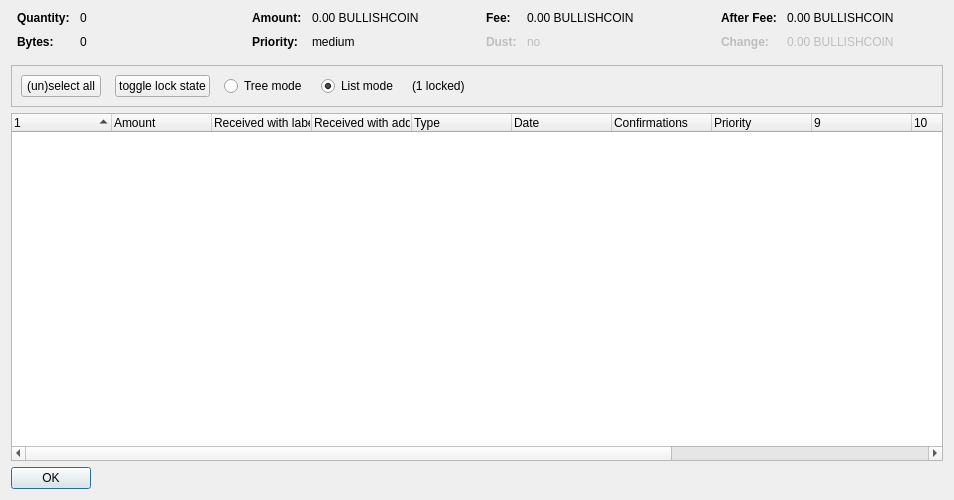
<?xml version="1.0" encoding="UTF-8"?>
<ui version="4.0">
 <class>CoinControlDialog</class>
 <widget class="QDialog" name="CoinControlDialog">
  <property name="geometry">
   <rect>
    <x>0</x>
    <y>0</y>
    <width>954</width>
    <height>500</height>
   </rect>
  </property>
  <property name="windowTitle">
   <string>Coin Selection</string>
  </property>
  <layout class="QVBoxLayout" name="verticalLayout">
   <item>
    <layout class="QHBoxLayout" name="horizontalLayoutTop" stretch="0,0,0,0">
     <property name="topMargin">
      <number>0</number>
     </property>
     <property name="bottomMargin">
      <number>10</number>
     </property>
     <item>
      <layout class="QFormLayout" name="formLayoutCoinControl1">
       <property name="horizontalSpacing">
        <number>10</number>
       </property>
       <property name="verticalSpacing">
        <number>10</number>
       </property>
       <property name="leftMargin">
        <number>6</number>
       </property>
       <property name="rightMargin">
        <number>6</number>
       </property>
       <item row="0" column="0">
        <widget class="QLabel" name="labelCoinControlQuantityText">
         <property name="font">
          <font>
           <weight>75</weight>
           <bold>true</bold>
          </font>
         </property>
         <property name="text">
          <string>Quantity:</string>
         </property>
        </widget>
       </item>
       <item row="0" column="1">
        <widget class="QLabel" name="labelCoinControlQuantity">
         <property name="cursor">
          <cursorShape>IBeamCursor</cursorShape>
         </property>
         <property name="contextMenuPolicy">
          <enum>Qt::ActionsContextMenu</enum>
         </property>
         <property name="text">
          <string notr="true">0</string>
         </property>
         <property name="textInteractionFlags">
          <set>Qt::LinksAccessibleByMouse|Qt::TextSelectableByKeyboard|Qt::TextSelectableByMouse</set>
         </property>
        </widget>
       </item>
       <item row="1" column="0">
        <widget class="QLabel" name="labelCoinControlBytesText">
         <property name="font">
          <font>
           <weight>75</weight>
           <bold>true</bold>
          </font>
         </property>
         <property name="text">
          <string>Bytes:</string>
         </property>
        </widget>
       </item>
       <item row="1" column="1">
        <widget class="QLabel" name="labelCoinControlBytes">
         <property name="cursor">
          <cursorShape>IBeamCursor</cursorShape>
         </property>
         <property name="contextMenuPolicy">
          <enum>Qt::ActionsContextMenu</enum>
         </property>
         <property name="text">
          <string notr="true">0</string>
         </property>
         <property name="textInteractionFlags">
          <set>Qt::LinksAccessibleByMouse|Qt::TextSelectableByKeyboard|Qt::TextSelectableByMouse</set>
         </property>
        </widget>
       </item>
      </layout>
     </item>
     <item>
      <layout class="QFormLayout" name="formLayoutCoinControl2">
       <property name="horizontalSpacing">
        <number>10</number>
       </property>
       <property name="verticalSpacing">
        <number>10</number>
       </property>
       <property name="leftMargin">
        <number>6</number>
       </property>
       <property name="rightMargin">
        <number>6</number>
       </property>
       <item row="0" column="0">
        <widget class="QLabel" name="labelCoinControlAmountText">
         <property name="font">
          <font>
           <weight>75</weight>
           <bold>true</bold>
          </font>
         </property>
         <property name="text">
          <string>Amount:</string>
         </property>
        </widget>
       </item>
       <item row="0" column="1">
        <widget class="QLabel" name="labelCoinControlAmount">
         <property name="cursor">
          <cursorShape>IBeamCursor</cursorShape>
         </property>
         <property name="contextMenuPolicy">
          <enum>Qt::ActionsContextMenu</enum>
         </property>
         <property name="text">
          <string notr="true">0.00 BULLISHCOIN</string>
         </property>
         <property name="textInteractionFlags">
          <set>Qt::LinksAccessibleByMouse|Qt::TextSelectableByKeyboard|Qt::TextSelectableByMouse</set>
         </property>
        </widget>
       </item>
       <item row="1" column="0">
        <widget class="QLabel" name="labelCoinControlPriorityText">
         <property name="font">
          <font>
           <weight>75</weight>
           <bold>true</bold>
          </font>
         </property>
         <property name="text">
          <string>Priority:</string>
         </property>
        </widget>
       </item>
       <item row="1" column="1">
        <widget class="QLabel" name="labelCoinControlPriority">
         <property name="cursor">
          <cursorShape>IBeamCursor</cursorShape>
         </property>
         <property name="contextMenuPolicy">
          <enum>Qt::ActionsContextMenu</enum>
         </property>
         <property name="text">
          <string>medium</string>
         </property>
         <property name="textInteractionFlags">
          <set>Qt::LinksAccessibleByMouse|Qt::TextSelectableByKeyboard|Qt::TextSelectableByMouse</set>
         </property>
        </widget>
       </item>
      </layout>
     </item>
     <item>
      <layout class="QFormLayout" name="formLayoutCoinControl3">
       <property name="horizontalSpacing">
        <number>10</number>
       </property>
       <property name="verticalSpacing">
        <number>10</number>
       </property>
       <property name="leftMargin">
        <number>6</number>
       </property>
       <property name="rightMargin">
        <number>6</number>
       </property>
       <item row="0" column="0">
        <widget class="QLabel" name="labelCoinControlFeeText">
         <property name="font">
          <font>
           <weight>75</weight>
           <bold>true</bold>
          </font>
         </property>
         <property name="text">
          <string>Fee:</string>
         </property>
        </widget>
       </item>
       <item row="0" column="1">
        <widget class="QLabel" name="labelCoinControlFee">
         <property name="cursor">
          <cursorShape>IBeamCursor</cursorShape>
         </property>
         <property name="contextMenuPolicy">
          <enum>Qt::ActionsContextMenu</enum>
         </property>
         <property name="text">
          <string notr="true">0.00 BULLISHCOIN</string>
         </property>
         <property name="textInteractionFlags">
          <set>Qt::LinksAccessibleByMouse|Qt::TextSelectableByKeyboard|Qt::TextSelectableByMouse</set>
         </property>
        </widget>
       </item>
       <item row="1" column="0">
        <widget class="QLabel" name="labelCoinControlLowOutputText">
         <property name="enabled">
          <bool>false</bool>
         </property>
         <property name="font">
          <font>
           <weight>75</weight>
           <bold>true</bold>
          </font>
         </property>
         <property name="text">
          <string>Dust:</string>
         </property>
        </widget>
       </item>
       <item row="1" column="1">
        <widget class="QLabel" name="labelCoinControlLowOutput">
         <property name="enabled">
          <bool>false</bool>
         </property>
         <property name="cursor">
          <cursorShape>IBeamCursor</cursorShape>
         </property>
         <property name="contextMenuPolicy">
          <enum>Qt::ActionsContextMenu</enum>
         </property>
         <property name="text">
          <string>no</string>
         </property>
         <property name="textInteractionFlags">
          <set>Qt::LinksAccessibleByMouse|Qt::TextSelectableByKeyboard|Qt::TextSelectableByMouse</set>
         </property>
        </widget>
       </item>
      </layout>
     </item>
     <item>
      <layout class="QFormLayout" name="formLayoutCoinControl4">
       <property name="horizontalSpacing">
        <number>10</number>
       </property>
       <property name="verticalSpacing">
        <number>10</number>
       </property>
       <property name="leftMargin">
        <number>6</number>
       </property>
       <property name="rightMargin">
        <number>6</number>
       </property>
       <item row="0" column="0">
        <widget class="QLabel" name="labelCoinControlAfterFeeText">
         <property name="font">
          <font>
           <weight>75</weight>
           <bold>true</bold>
          </font>
         </property>
         <property name="text">
          <string>After Fee:</string>
         </property>
        </widget>
       </item>
       <item row="0" column="1">
        <widget class="QLabel" name="labelCoinControlAfterFee">
         <property name="cursor">
          <cursorShape>IBeamCursor</cursorShape>
         </property>
         <property name="contextMenuPolicy">
          <enum>Qt::ActionsContextMenu</enum>
         </property>
         <property name="text">
          <string notr="true">0.00 BULLISHCOIN</string>
         </property>
         <property name="textInteractionFlags">
          <set>Qt::LinksAccessibleByMouse|Qt::TextSelectableByKeyboard|Qt::TextSelectableByMouse</set>
         </property>
        </widget>
       </item>
       <item row="1" column="0">
        <widget class="QLabel" name="labelCoinControlChangeText">
         <property name="enabled">
          <bool>false</bool>
         </property>
         <property name="font">
          <font>
           <weight>75</weight>
           <bold>true</bold>
          </font>
         </property>
         <property name="text">
          <string>Change:</string>
         </property>
        </widget>
       </item>
       <item row="1" column="1">
        <widget class="QLabel" name="labelCoinControlChange">
         <property name="enabled">
          <bool>false</bool>
         </property>
         <property name="cursor">
          <cursorShape>IBeamCursor</cursorShape>
         </property>
         <property name="contextMenuPolicy">
          <enum>Qt::ActionsContextMenu</enum>
         </property>
         <property name="text">
          <string notr="true">0.00 BULLISHCOIN</string>
         </property>
         <property name="textInteractionFlags">
          <set>Qt::LinksAccessibleByMouse|Qt::TextSelectableByKeyboard|Qt::TextSelectableByMouse</set>
         </property>
        </widget>
       </item>
      </layout>
     </item>
    </layout>
   </item>
   <item>
    <widget class="QFrame" name="frame">
     <property name="minimumSize">
      <size>
       <width>0</width>
       <height>40</height>
      </size>
     </property>
     <property name="frameShape">
      <enum>QFrame::StyledPanel</enum>
     </property>
     <property name="frameShadow">
      <enum>QFrame::Sunken</enum>
     </property>
     <layout class="QHBoxLayout" name="horizontalLayout">
      <item>
       <layout class="QHBoxLayout" name="horizontalLayoutPanel" stretch="0,0,0,0,0,0">
        <property name="spacing">
         <number>14</number>
        </property>
        <item>
         <widget class="QPushButton" name="pushButtonSelectAll">
          <property name="sizePolicy">
           <sizepolicy hsizetype="Maximum" vsizetype="Fixed">
            <horstretch>0</horstretch>
            <verstretch>0</verstretch>
           </sizepolicy>
          </property>
          <property name="text">
           <string>(un)select all</string>
          </property>
          <property name="autoDefault">
           <bool>false</bool>
          </property>
         </widget>
        </item>
        <item>
         <widget class="QPushButton" name="pushButtonToggleLock">
          <property name="sizePolicy">
           <sizepolicy hsizetype="Maximum" vsizetype="Fixed">
            <horstretch>0</horstretch>
            <verstretch>0</verstretch>
           </sizepolicy>
          </property>
          <property name="text">
           <string>toggle lock state</string>
          </property>
          <property name="autoDefault">
           <bool>false</bool>
          </property>
         </widget>
        </item>
        <item>
         <widget class="QRadioButton" name="radioTreeMode">
          <property name="sizePolicy">
           <sizepolicy hsizetype="Maximum" vsizetype="Fixed">
            <horstretch>0</horstretch>
            <verstretch>0</verstretch>
           </sizepolicy>
          </property>
          <property name="text">
           <string>Tree mode</string>
          </property>
         </widget>
        </item>
        <item>
         <widget class="QRadioButton" name="radioListMode">
          <property name="sizePolicy">
           <sizepolicy hsizetype="Maximum" vsizetype="Fixed">
            <horstretch>0</horstretch>
            <verstretch>0</verstretch>
           </sizepolicy>
          </property>
          <property name="text">
           <string>List mode</string>
          </property>
          <property name="checked">
           <bool>true</bool>
          </property>
         </widget>
        </item>
        <item>
         <widget class="QLabel" name="labelLocked">
          <property name="text">
           <string>(1 locked)</string>
          </property>
         </widget>
        </item>
        <item>
         <spacer name="horizontalSpacer">
          <property name="orientation">
           <enum>Qt::Horizontal</enum>
          </property>
          <property name="sizeHint" stdset="0">
           <size>
            <width>40</width>
            <height>20</height>
           </size>
          </property>
         </spacer>
        </item>
       </layout>
      </item>
     </layout>
    </widget>
   </item>
   <item>
    <widget class="CoinControlTreeWidget" name="treeWidget">
     <property name="contextMenuPolicy">
      <enum>Qt::CustomContextMenu</enum>
     </property>
     <property name="sortingEnabled">
      <bool>false</bool>
     </property>
     <property name="columnCount">
      <number>13</number>
     </property>
     <attribute name="headerShowSortIndicator" stdset="0">
      <bool>true</bool>
     </attribute>
     <attribute name="headerStretchLastSection">
      <bool>false</bool>
     </attribute>
     <column>
      <property name="text">
       <string/>
      </property>
     </column>
     <column>
      <property name="text">
       <string>Amount</string>
      </property>
     </column>
     <column>
      <property name="text">
       <string>Received with label</string>
      </property>
     </column>
     <column>
      <property name="text">
       <string>Received with address</string>
      </property>
     </column>
     <column>
      <property name="text">
	<string>Type</string>
      </property>
     </column>
     <column>
      <property name="text">	 
       <string>Date</string>
      </property>
     </column>
     <column>
      <property name="text">
       <string>Confirmations</string>
      </property>
      <property name="toolTip">
       <string>Confirmed</string>
      </property>
     </column>
     <column>
      <property name="text">
       <string>Priority</string>
      </property>
     </column>
     <column>
      <property name="text">
       <string/>
      </property>
     </column>
     <column>
      <property name="text">
       <string/>
      </property>
     </column>
     <column>
      <property name="text">
       <string/>
      </property>
     </column>
     <column>
      <property name="text">
       <string/>
      </property>
     </column>
     <column>
      <property name="text">
       <string/>
      </property>
     </column>
    </widget>
   </item>
   <item>
    <widget class="QDialogButtonBox" name="buttonBox">
     <property name="sizePolicy">
      <sizepolicy hsizetype="Maximum" vsizetype="Fixed">
       <horstretch>0</horstretch>
       <verstretch>0</verstretch>
      </sizepolicy>
     </property>
     <property name="orientation">
      <enum>Qt::Horizontal</enum>
     </property>
     <property name="standardButtons">
      <set>QDialogButtonBox::Ok</set>
     </property>
    </widget>
   </item>
  </layout>
 </widget>
 <customwidgets>
  <customwidget>
   <class>CoinControlTreeWidget</class>
   <extends>QTreeWidget</extends>
   <header>coincontroltreewidget.h</header>
  </customwidget>
 </customwidgets>
 <resources/>
 <connections/>
</ui>
